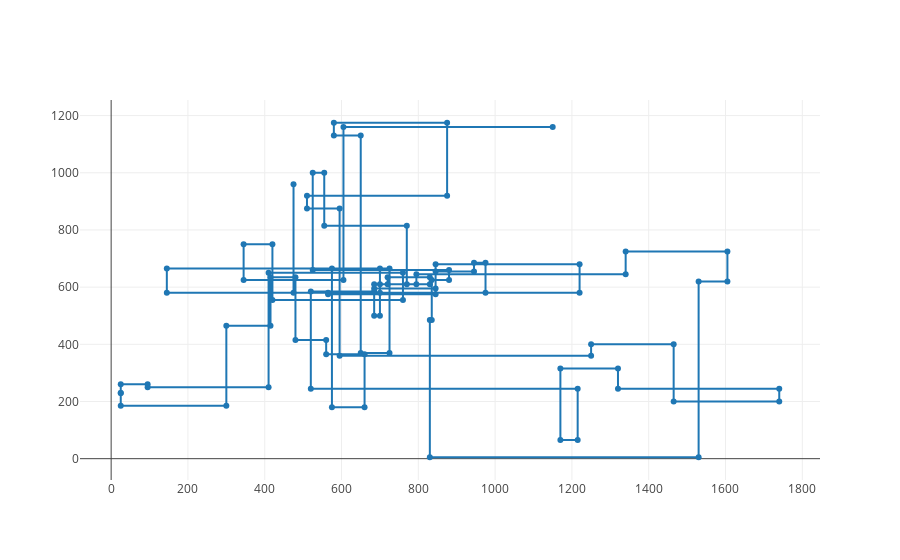

Source (notebook cell):
### Code cell
assert sa_best_path is not None
print("Best length:", sa_best_length)
draw_path(sa_best_path, tsp_df)
